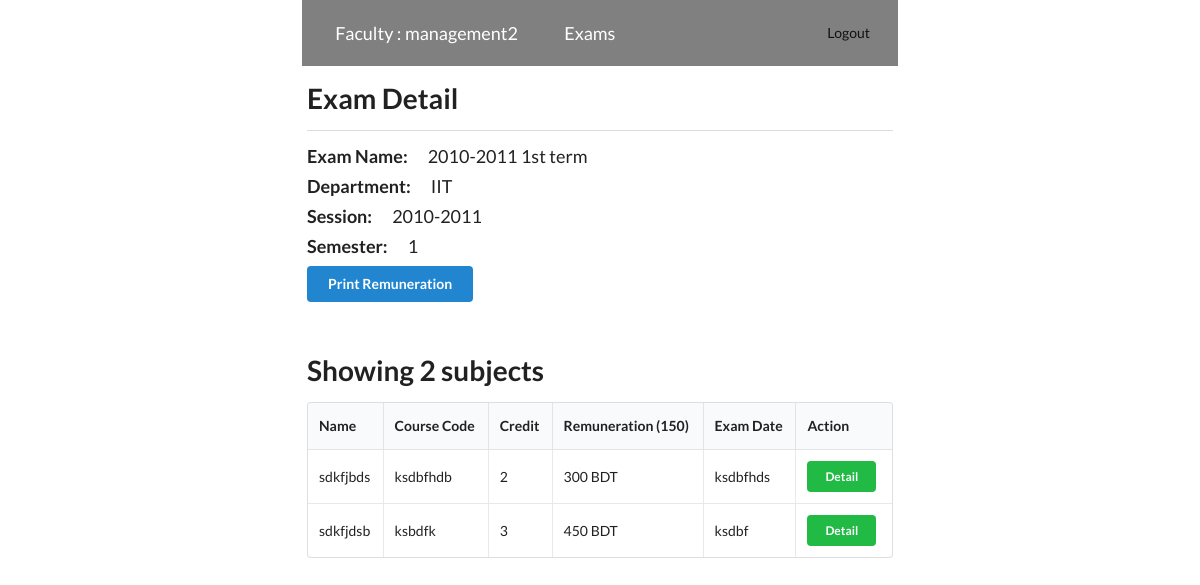
The page /exam/management/exams/exam_detail.php?examid=4 (signed in) on the database its author committed.
### tables this page shows
CREATE TABLE `exam` (
  `id` int(11) NOT NULL,
  `department` varchar(100) NOT NULL,
  `session` varchar(100) NOT NULL,
  `semister` varchar(100) NOT NULL,
  `name` varchar(150) NOT NULL,
  `management` int(11) DEFAULT NULL
);

CREATE TABLE `settings` (
  `id` int(11) NOT NULL,
  `remuneration` int(11) DEFAULT NULL
);

CREATE TABLE `exam_subject` (
  `id` int(11) NOT NULL,
  `name` varchar(150) NOT NULL,
  `code` varchar(50) NOT NULL,
  `credit` int(11) NOT NULL,
  `exam_date` varchar(50) NOT NULL,
  `management` int(11) DEFAULT NULL,
  `exam` int(11) DEFAULT NULL
);

### exam/management/exams/exam_detail.php (the view, shortened to what this page needs)
<?php
	include_once("../../header.php");
?>
    <link rel="stylesheet" type="text/css" href="/exam/css/admin/index.css" />
</head>
<body>
	<?php
		include_once("../../grid.php");
	?>
    <?php
        $examid = $_GET['examid'];
        $query=mysqli_query($conn, "SELECT * FROM exam WHERE id = '$examid'");
        $row=mysqli_fetch_array($query);
    ?>
    <div class="">
        <h1 class="ppp">Exam Detail</h1>
        <div class="ui divider ppp"></div>
        <div class="single-row">
            <div class="label">Exam Name: </div>
            <div class="value"><?php echo $row["name"]; ?></div>
        </div>
        <div class="single-row">
            <div class="label">Department: </div>
            <div class="value"><?php echo $row["department"]; ?></div>
        </div>
        <div class="single-row">
            <div class="label">Session: </div>
            <div class="value"><?php echo $row["session"]; ?></div>
        </div>
        <div class="single-row">
            <div class="label">Semester: </div>
            <div class="value"><?php echo $row["semister"]; ?></div>
        </div>
        <div class="single-row ppp">
            <button type="button" class="ui blue button" onclick="window.print();return false;">Print Remuneration</button>
        </div>
    </div>
    <?php
        $s_query = "SELECT * FROM exam_subject WHERE exam='$examid' ORDER BY id desc";
        $s_result = $conn->query($s_query);
        $s_row_count = $s_result->num_rows;
    ?>
    <?php
        $query_s=mysqli_query($conn, "SELECT * FROM settings WHERE id = 1");
        $row_s=mysqli_fetch_array($query_s);
        $db_remuneration = $row_s["remuneration"];
    ?>
    <?php
        if($s_row_count > 0){
    ?>
        <div class="user-label ppp" style="margin-top: 50px;">
            <h1>Showing <?php echo $s_row_count; ?> subjects</h1>
        </div>
        <table class="ui celled table">
            <thead>
                <tr>
                    <th>Name</th>
                    <th>Course Code</th>
                    <th>Credit</th>
                    <th>Remuneration (<?php echo $db_remuneration; ?>)</th>
                    <th>Exam Date</th>
                    <th class="ppp">Action</th>
                </tr>
            </thead>
            <tbody>
                <?php
                    foreach($s_result as $row) {
                ?>
                    <tr>
                        <td data-label="Name"><?php echo $row["name"]; ?></td>
                        <td data-label="Age"><?php echo $row["code"]; ?></td>
                        <td data-label="Name"><?php echo $row["credit"]; ?></td>
                        <td data-label="Name"><?php echo $row["credit"] * $db_remuneration; ?> BDT</td>
                        <td data-label="Name"><?php echo $row["exam_date"]; ?></td>
                        <td data-label="Name" class="ppp">
                            <a href="./subject_detail.php?subjectid=<?php echo $row["id"]; ?>" class="ui positive tiny button">Detail</a>
                        </td>
                    </tr>
                <?php
                    }
                ?>
            </tbody>
        </table>
    <?php
        }
    ?>
	<?php
		include_once("../../footer.php");
	?>

### exam/css/admin/index.css (style rules this page uses)
.user-label { display: flex; justify-content: space-between; }
.single-row { display: flex; flex-direction: row; gap: 20px; margin-bottom: 10px; }
.label { font-size: 18px; font-weight: 600; }
.value { font-size: 18px; font-weight: 400; }

### rows shown on the page
exam: name "2010-2011 1st term", department "IIT", session "2010-2011", semister "1"
settings: remuneration "150"
exam_subject: name "sdkfjbds", code "ksdbfhdb", credit "2", $row['credit']*$db_remuneration "300", exam_date "ksdbfhds"
exam_subject: name "sdkfjdsb", code "ksbdfk", credit "3", $row['credit']*$db_remuneration "450", exam_date "ksdbf"

### other values the page prints
$username "management2"
$s_row_count "2"
